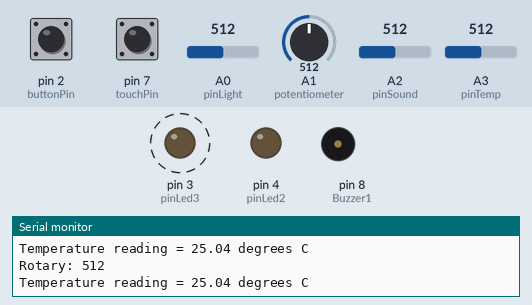
This sketch was run on a simulated Arduino Uno, built with avr-gcc and run on an emulated ATmega328P. On the bench: output pins drawn as LEDs (lit = HIGH), buzzer (waves = sounding), the last lines printed to the serial monitor. Dashed ring = blinking. Inputs (shaded band) come from the test bench; at power-on: pin 2 (buttonPin) LOW, pin 7 (touchPin) LOW, A0 (pinLight) = 512, A1 (potentiometer) = 512, A2 (pinSound) = 512, A3 (pinTemp) = 512.

Above: at 2.1 s.
2.2 s: pin 2 (buttonPin) pulled HIGH for 1.55 s
At 6.4 s:
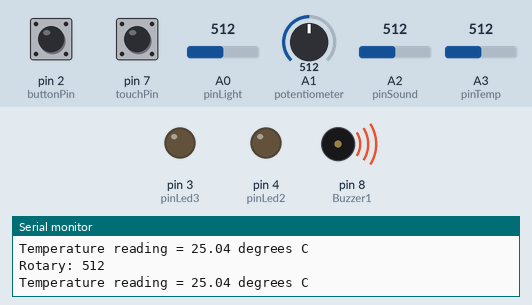
At 20.4 s:
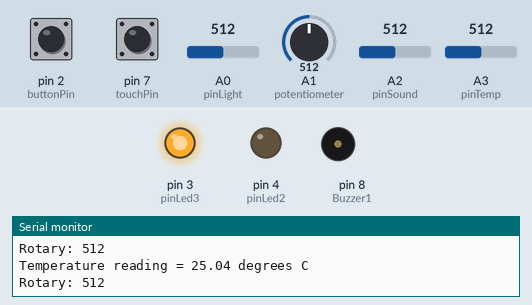
Timing chart, 0 to 20.5 s (numbered marks = the images above; inputs shaded):
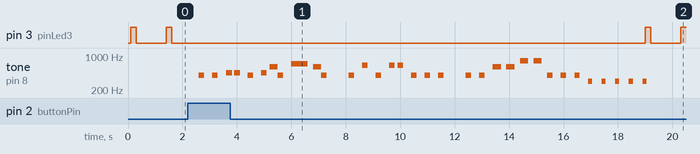

The sketch:

Grove_Button_Light_Relay_Rotary_Sound_Temperature_10Aug2017.ino
```cpp
/*
----------------------------------------------------------------------------
Falcon Starter Kit V1.0
----------------------------------------------------------------------------

Grove Button & Touch -> Buzzer
Turns buzzer music that connected to digital pin 8, when pressing a Pushbutton attached to pin 2 or Touchbutton
attach to pin 7.

Grove - Light Sensor
when the value of light sensor ledd than a certain value
led will on, you can set this certain value via change thresholdvalue
such as when you cover light sensor with your hand, you'll find led on

Grove Rotary Angle Sensor
Turn the rotary, the value will vary from 0 to 1023

Grove Sound Sensor
when sound larger than a certain value, led will on

Grove Temperature Sensor
Sense the temperature
*/

//Groove Button, Touch & Buzzer
//constants won't change. They're used here to set pin numbers:
const int buttonPin = 2;     // the number of the pushbutton pin
const int touchPin = 7;
int Buzzer1 = 8;

// variables will change:
int buttonState = 0;         // variable for reading the pushbutton status
int touchState = 0;


//Light Sensor
const int pinLight = A0;
const int pinLed2   = 4;
int thresholdvalue=400;                 //the threshold to turn on or off the LED


//Rotary Angle Sensor
const int potentiometer = A1;                    // rotary angle sensor connect to A1

//Sound Sensor
const int pinSound = A2;               // pin of Sound Sensor
const int pinLed3   = 3;                // pin of LED
int thresholdValue = 500;                 // the threshold to turn on or off the LED

//Temperature Sensor
const int pinTemp = A3;      // pin of temperature sensor
float temperature;
int B=3975;                  // B value of the thermistor
float resistance;

void setup()
{

//----------------------------------------------------------------------------------------------------
    //Button, Touch & Buzzer

    // initialize the piezo as output:
  pinMode(Buzzer1, OUTPUT);
  // initialize the pushbutton pin as an input:
  pinMode(buttonPin, INPUT);
  // initialize the pushbutton pin as an input:
  pinMode(touchPin, INPUT);

    //Light Sensor
    pinMode(pinLed2, OUTPUT);             //set the LED on Digital 12 as an OUTPUT

    //Rotary Angle Sensor
    Serial.begin(115200);                         // set the serial communication frequency at 9600 bits per sec
    pinMode(potentiometer, INPUT);

    //Sound Sensor
    pinMode(pinLed3, OUTPUT);            //set the LED on Digital 12 as an OUTPUT
//---------------------------------------------------------------------------------------------------------------

}

void loop()
{

//-------------------------------------------------------------------------------------------------------
  //Button, Touch & Buzzer

// read the state of the pushbutton value:
  buttonState = digitalRead(buttonPin);

  // read the state of the touchbutton value:
  touchState = digitalRead(touchPin);

  // check if the pushbutton is pressed.
  // if it is, the buttonState or touchState is HIGH:

  if (buttonState == HIGH || touchState == HIGH) {
    // play th Music
      tone(Buzzer1,400,200);
      delay(500);
      tone(Buzzer1,400,200);
      delay(500);
      tone(Buzzer1,450,225);
      delay(300);
      tone(Buzzer1,450,225);
      delay(500);
      tone(Buzzer1,400,200);
      delay(500);
      tone(Buzzer1,450,200);
      delay(300);
      tone(Buzzer1,600,300);
      delay(300);
      tone(Buzzer1,400,200);
      delay(500);
      tone(Buzzer1,700,300);
      delay(300);
      tone(Buzzer1,700,300);
      delay(500);
      tone(Buzzer1,600,300);
      delay(300);
      tone(Buzzer1,400,200);
      delay(1000);
      tone(Buzzer1,400,200);
      delay(500);
      tone(Buzzer1,650,200);
      delay(500);
      tone(Buzzer1,400,200);
      delay(500);
      tone(Buzzer1,650,200);
      delay(300);
      tone(Buzzer1,650,200);
      delay(500);
      tone(Buzzer1,400,200);
      delay(500);
      tone(Buzzer1,400,200);
      delay(500);
      tone(Buzzer1,400,200);
      delay(1000);
      tone(Buzzer1,400,200);
      delay(500);
      tone(Buzzer1,400,200);
      delay(500);
      tone(Buzzer1,600,300);
      delay(500);
      tone(Buzzer1,600,300);
      delay(500);
      tone(Buzzer1,800,300);
      delay(500);
      tone(Buzzer1,800,300);
      delay(500);
      tone(Buzzer1,400,200);
      tone(Buzzer1,400,200);
      delay(500);
      tone(Buzzer1,400,200);
      delay(500);
      tone(Buzzer1,400,200);
      delay(500);
      tone(Buzzer1,300,150);
      delay(500);
      tone(Buzzer1,300,150);
      delay(500);
      tone(Buzzer1,300,150);
      delay(500);
      tone(Buzzer1,300,150);
      delay(500);
      tone(Buzzer1,300,150);
      tone(Buzzer1,300,150);
      tone(Buzzer1,300,150);
      tone(Buzzer1,300,150);

  }


    //Light Sensor
    int sensorValue = analogRead(pinLight);    //the light sensor is attached to analog 0
    if(sensorValue<thresholdvalue)
    {
        digitalWrite(pinLed2, HIGH);
    }
    else
    {
        digitalWrite(pinLed2, LOW);
    }


    //Rotary Angle Sensor
    int value = analogRead(potentiometer);
    Serial.print("Rotary: ");
    Serial.println(value);                      // pirnt the value on the serial monitor screen
    delay(100);                                  // wait 1000ms before printing next value

    //Sound Sensor
    int sensorValue2 = analogRead(pinSound);   //read the sensorValue on Analog 0
    if(sensorValue2>thresholdValue)
    digitalWrite(pinLed3,HIGH);
    delay(200);
    digitalWrite(pinLed3,LOW);

    //Temperature Sensor
    int val = analogRead(pinTemp);                               // get analog value
    resistance=(float)(1023-val)*10000/val;                      // get resistance
    temperature=1/(log(resistance/10000)/B+1/298.15)-273.15;     // calc temperature
    Serial.print("Temperature reading = ");
    Serial.print(temperature);
    Serial.println(" degrees C");
    delay(1000);          // delay 1s
//-------------------------------------------------------------------------------------------------------

}
```

Measured:
- after the input at 2.2 s, tone on pin 8 (Buzzer1): plays 400 Hz for 0.20 s, 400 Hz for 0.20 s, 450 Hz for 0.23 s, 450 Hz for 0.23 s, 400 Hz for 0.20 s, 450 Hz for 0.20 s … (33 notes in this stretch), starting after 0.40 s
